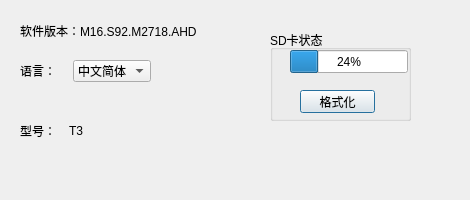
<?xml version="1.0" encoding="UTF-8"?>
<ui version="4.0">
 <class>About</class>
 <widget class="QDialog" name="About">
  <property name="geometry">
   <rect>
    <x>0</x>
    <y>0</y>
    <width>470</width>
    <height>200</height>
   </rect>
  </property>
  <property name="windowTitle">
   <string>Dialog</string>
  </property>
  <widget class="QLabel" name="softerwareVersion">
   <property name="geometry">
    <rect>
     <x>20</x>
     <y>20</y>
     <width>331</width>
     <height>21</height>
    </rect>
   </property>
   <property name="styleSheet">
    <string notr="true">font: 75 10pt &quot;微软雅黑&quot;;</string>
   </property>
   <property name="text">
    <string>软件版本：M16.S92.M2718.AHD</string>
   </property>
  </widget>
  <widget class="QGroupBox" name="groupBox">
   <property name="geometry">
    <rect>
     <x>270</x>
     <y>30</y>
     <width>141</width>
     <height>91</height>
    </rect>
   </property>
   <property name="styleSheet">
    <string notr="true">font: 75 10pt &quot;微软雅黑&quot;;</string>
   </property>
   <property name="title">
    <string>SD卡状态</string>
   </property>
   <widget class="QPushButton" name="formatButton">
    <property name="geometry">
     <rect>
      <x>30</x>
      <y>60</y>
      <width>75</width>
      <height>23</height>
     </rect>
    </property>
    <property name="text">
     <string>格式化</string>
    </property>
   </widget>
   <widget class="QProgressBar" name="ROM_usage">
    <property name="geometry">
     <rect>
      <x>20</x>
      <y>20</y>
      <width>118</width>
      <height>23</height>
     </rect>
    </property>
    <property name="value">
     <number>24</number>
    </property>
   </widget>
  </widget>
  <widget class="QWidget" name="">
   <property name="geometry">
    <rect>
     <x>20</x>
     <y>60</y>
     <width>131</width>
     <height>22</height>
    </rect>
   </property>
   <layout class="QHBoxLayout" name="horizontalLayout">
    <item>
     <widget class="QLabel" name="languageLabel">
      <property name="styleSheet">
       <string notr="true">font: 75 10pt &quot;微软雅黑&quot;;</string>
      </property>
      <property name="text">
       <string>语言：</string>
      </property>
     </widget>
    </item>
    <item>
     <widget class="QComboBox" name="languageSelect">
      <item>
       <property name="text">
        <string>中文简体</string>
       </property>
      </item>
      <item>
       <property name="text">
        <string>English</string>
       </property>
      </item>
     </widget>
    </item>
   </layout>
  </widget>
  <widget class="QWidget" name="">
   <property name="geometry">
    <rect>
     <x>20</x>
     <y>120</y>
     <width>91</width>
     <height>21</height>
    </rect>
   </property>
   <layout class="QHBoxLayout" name="horizontalLayout_2">
    <item>
     <widget class="QLabel" name="typeLabel2">
      <property name="styleSheet">
       <string notr="true">font: 75 10pt &quot;微软雅黑&quot;;</string>
      </property>
      <property name="text">
       <string>型号：</string>
      </property>
     </widget>
    </item>
    <item>
     <widget class="QLabel" name="typeLabel1">
      <property name="styleSheet">
       <string notr="true">font: 75 10pt &quot;微软雅黑&quot;;</string>
      </property>
      <property name="text">
       <string>T3</string>
      </property>
     </widget>
    </item>
   </layout>
  </widget>
 </widget>
 <resources/>
 <connections/>
</ui>
